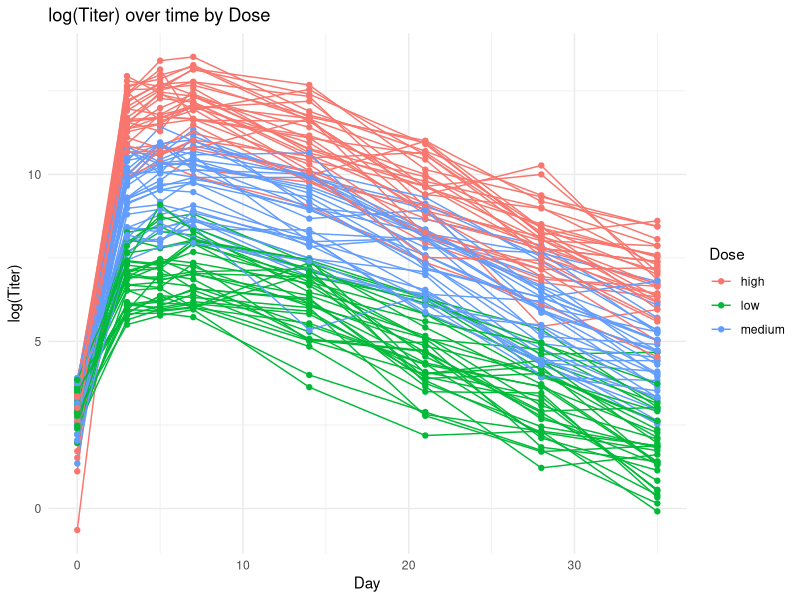
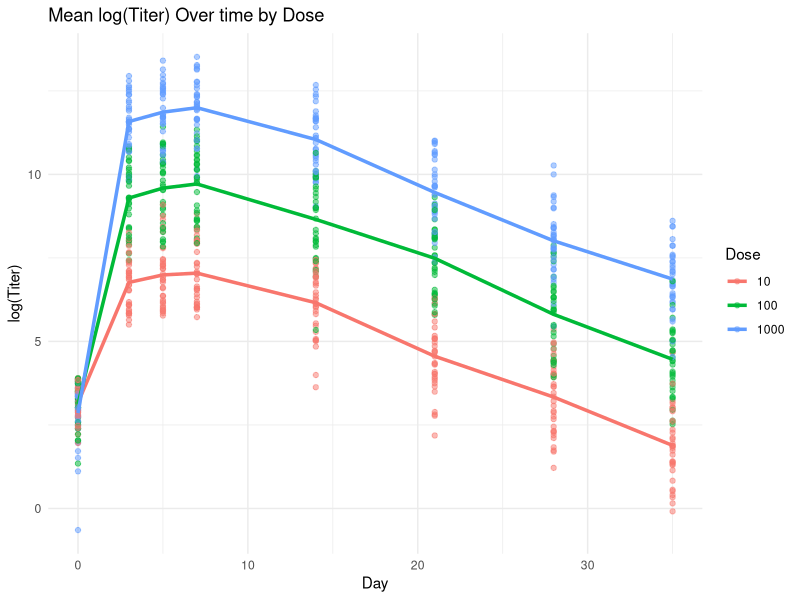
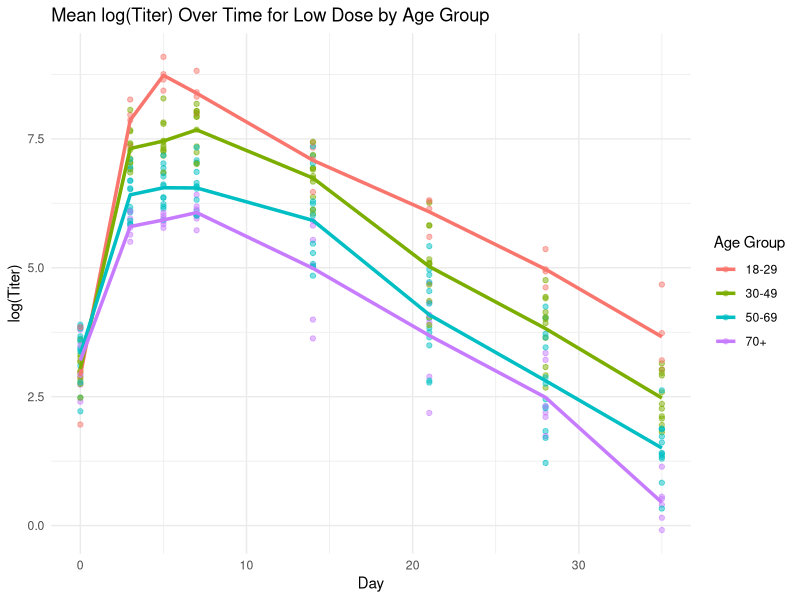
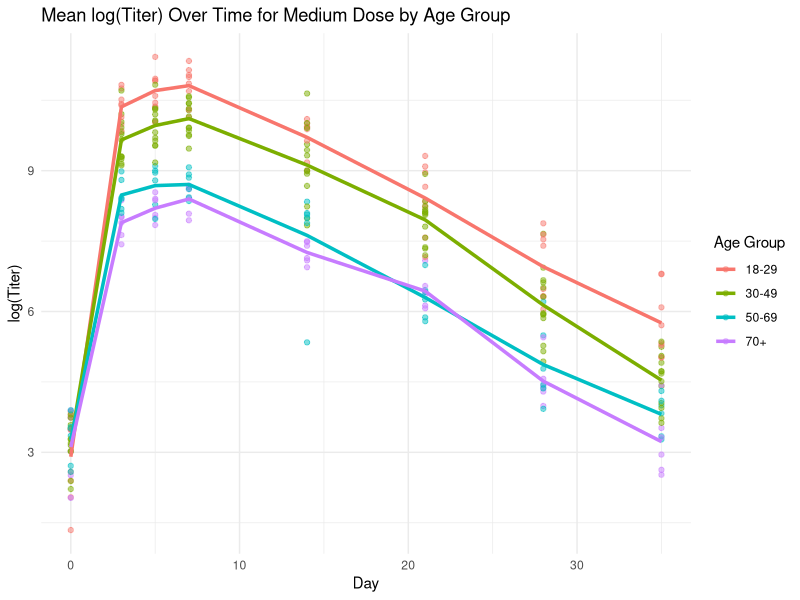
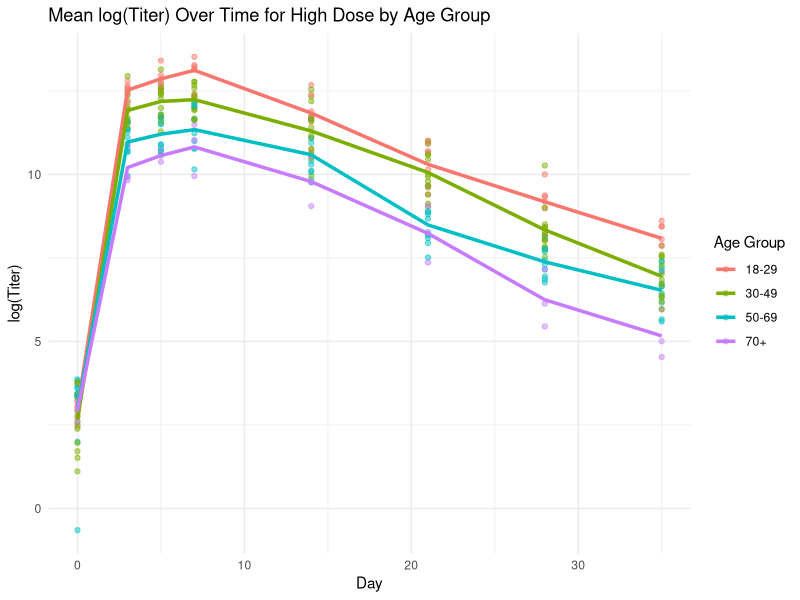

Reproduce these figures in R, in order.
## ---- chunk 1
# load packages
library(dplyr)
library(ggplot2)
## ---- chunk 2
# Set seed for reproducibility
set.seed(123)

# number of individuals
N <- 100

# assign random ages
ages <- sample(18:80, N, replace = TRUE)

# vaccine doses
dose <- c(10, 100, 1000)

# measurement times
days <- c(0, 3, 5, 7, 14, 21, 28, 35) 

# assign doses
doses <- rep(dose, length.out = N)

# categorical dose variable
dose_cat <- if_else(
  doses == 10, "low", 
  if_else(
    doses == 100, "medium", "high"
  )
)
## ---- chunk 3
# generate baseline titers
baseline_titers <- runif(N, min = 0, max = 50)

# function to simulate titer with logistic growth and exponential decay
simulate_titer <- function(age, dose, days, baseline) {
  boost_factor <- exp(-0.05 * (age - 18))
  peak_titer <- dose * boost_factor * 1000 * rnorm(1, mean = 1, sd = 0.2) 
  growth_rate <- 0.3 * rnorm(1, mean = 1, sd = 0.01)
  decay_rate <- 0.2 * rnorm(1, mean = 1, sd = 0.01)  
  peak_day <- 7 + rnorm(1, mean = 0, sd = 3) 
  
  # logistic growth until peak day, then exponential decay
  titer <- ifelse(days == 0, baseline,
                  ifelse(days <= peak_day,
                         baseline + (peak_titer - baseline) / (1 + exp(-growth_rate * (days - peak_day / 2))),
                         pmax(peak_titer * exp(-decay_rate * (days - peak_day)), 0)))
  
  return(titer)
}

# Generate dataset
vaccine_data <- expand.grid(ID = 1:N, days = days) %>%
  mutate(
    age = ages[ID],  
    dose = doses[ID],  
    dose_cat = dose_cat[ID],
    baseline_titer = baseline_titers[ID],
    titer = mapply(simulate_titer, age, dose, days, baseline_titer),
    log_titer = log(titer)
  )
## ---- chunk 4
# view summary
summary(vaccine_data)

# plot days by titer stratified by dose
ggplot(vaccine_data) +
  geom_line(aes(x = days, y = log_titer, color = dose_cat, group = ID)) +
  geom_point(aes(x = days, y = log_titer, color = dose_cat)) +
  labs(title = "log(Titer) over time by Dose", 
       x = "Day", y = "log(Titer)", color = "Dose") +
  theme_minimal()

# calculate the mean titer for each dose and day combination
mean_titer_data <- vaccine_data %>%
  group_by(dose, days) %>%
  summarise(mean_log_titer = mean(log_titer), .groups = "drop")

# plot the individual points and mean curves by dose
ggplot(vaccine_data) +
  geom_point(aes(x = days, y = log_titer, color = factor(dose)), alpha = 0.5) +
  geom_line(data = mean_titer_data, aes(x = days, y = mean_log_titer, color = factor(dose)), size = 1.2) + 
  labs(title = "Mean log(Titer) Over time by Dose", 
       x = "Day", y = "log(Titer)", color = "Dose") +
  theme_minimal()
## ---- chunk 5
# create age categories
vaccine_data2 <- vaccine_data %>%
  mutate(age_group = case_when(
    age < 30 ~ "18-29",
    age < 50 ~ "30-49",
    age < 70 ~ "50-69",
    TRUE ~ "70+"
  ))

mean_titer_age <- vaccine_data2 %>%
  group_by(dose, days, age_group) %>%
  summarise(mean_log_titer = mean(log_titer), .groups = "drop")

# plot low dose by age group
ggplot(subset(vaccine_data2, dose == 10)) +  # Filter data for low dose
  geom_point(aes(x = days, y = log_titer, color = age_group), alpha = 0.5) +
  geom_line(data = subset(mean_titer_age, dose == 10), 
            aes(x = days, y = mean_log_titer, color = age_group, group = age_group), size = 1.2) +
  labs(title = "Mean log(Titer) Over Time for Low Dose by Age Group", 
       x = "Day", y = "log(Titer)", color = "Age Group") +
  theme_minimal()

# plot medium dose by age group
ggplot(subset(vaccine_data2, dose == 100)) +  # Filter data for low dose
  geom_point(aes(x = days, y = log_titer, color = age_group), alpha = 0.5) +
  geom_line(data = subset(mean_titer_age, dose == 100), 
            aes(x = days, y = mean_log_titer, color = age_group, group = age_group), size = 1.2) +
  labs(title = "Mean log(Titer) Over Time for Medium Dose by Age Group", 
       x = "Day", y = "log(Titer)", color = "Age Group") +
  theme_minimal()

# plot high dose by age group
ggplot(subset(vaccine_data2, dose == 1000)) +  # Filter data for low dose
  geom_point(aes(x = days, y = log_titer, color = age_group), alpha = 0.5) +
  geom_line(data = subset(mean_titer_age, dose == 1000), 
            aes(x = days, y = mean_log_titer, color = age_group, group = age_group), size = 1.2) +
  labs(title = "Mean log(Titer) Over Time for High Dose by Age Group", 
       x = "Day", y = "log(Titer)", color = "Age Group") +
  theme_minimal()
